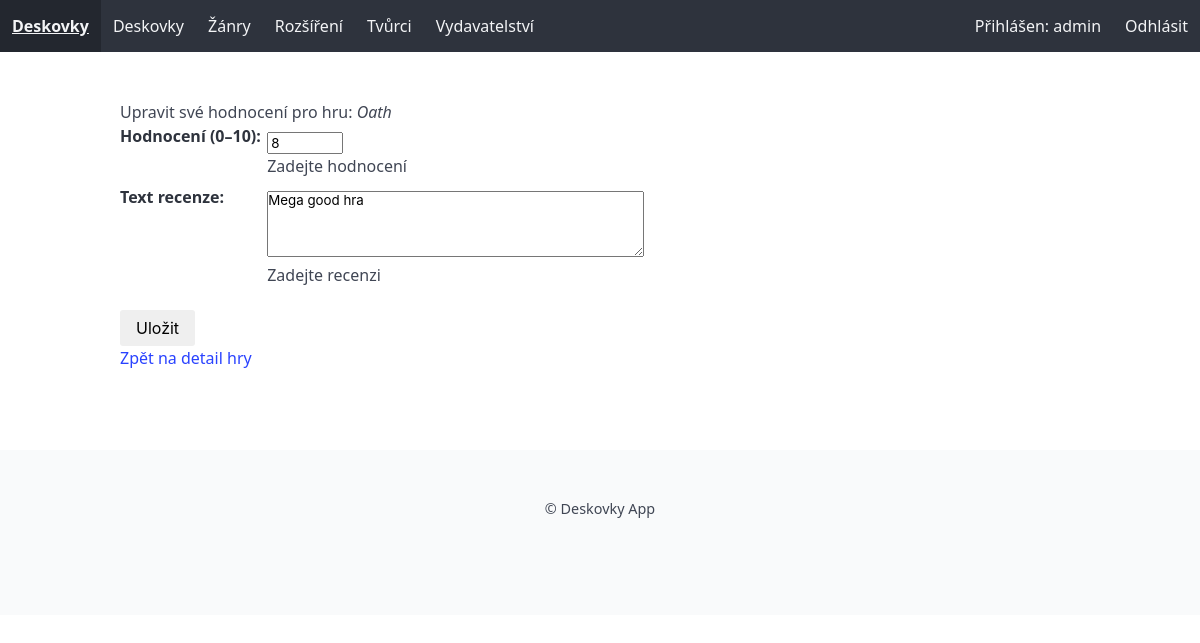
Page /deskovka/3/hodnoceni/ (signed in) on the committed database.
### library/models.py (models this page shows, shortened)
class Deskovka(models.Model):
    nazev = models.CharField(max_length=80, verbose_name="Jméno deskové hry", help_text="Zadejte jméno deskové hry", default='',
            error_messages={'blank':'Jméno deskové hry musí být vyplněno'})
    alt = models.CharField(max_length=80, verbose_name="Alternativní jméno deskové hry", help_text="Zadejte alternativní jméno deskové hry",default='',blank=True, null=True,)
    zanry = models.ManyToManyField('Zanr',related_name='deskovky',verbose_name='Žánry deskové hry',help_text='Vyberte jeden nebo více žánrů',blank=True)
    designer = models.ManyToManyField('Tvurci', related_name='deskovky', verbose_name='Tvůrci deskové hry', help_text='Vyberte jednoho nebo více tvůrců', blank=True)
    vydavatelstvi = models.ManyToManyField('Vydavatelstvi', related_name='deskovky',verbose_name='Vydavatelství', help_text='Vyberte jméno vydavatelství deskové hry', blank=True)
    vydani = models.IntegerField(blank=True,null=True, verbose_name='Datum vydání')
    minvek = models.IntegerField(verbose_name='Minimální věk', help_text='Zadejte minimální věk', validators=[MinValueValidator(0), MaxValueValidator(99)],default=0)
    cas = models.IntegerField(verbose_name='Délka hry', help_text='Zadejte délku hry v minutách', validators=[MinValueValidator(0), MaxValueValidator(999)], default=0)
    min_hracu = models.IntegerField(verbose_name='Minimální počet hráčů', help_text='Zadejte minimální počet hráčů', validators=[MinValueValidator(1), MaxValueValidator(99)],default=1)
    max_hracu = models.IntegerField(verbose_name='Maximální počet hráčů', help_text='Zadejte maximální počet hráčů', validators=[MinValueValidator(1), MaxValueValidator(99)],default=1)
    KOMPLEXITA = [(0, ''), (1, '*'), (2, '**'), (3, '***'), (4, '****'), (5, '*****'), ]
    komplexita = models.PositiveIntegerField(choices=KOMPLEXITA, verbose_name="Komplexita hry", default=3)
    fotografie = models.ImageField(upload_to='deskovky',verbose_name='Fotografie',blank=True,null=True)
    popis = models.TextField(verbose_name='Popis', help_text='Zadejte popis deskové hry',blank=True, null=True)
    class Meta:
        verbose_name = 'Deskovka'
        verbose_name_plural = 'Deskovky'

class Hodnoceni(models.Model):
    Hra = models.ForeignKey('Deskovka', on_delete=models.CASCADE, related_name='hodnoceni_set')
    uzivatel = models.ForeignKey(User, on_delete=models.CASCADE, related_name='hodnoceni')
    hodnoceni = models.IntegerField(verbose_name='Hodnocení', help_text='Zadejte hodnocení', validators=[MinValueValidator(0), MaxValueValidator(10)])
    datum = models.DateField(auto_now_add=True, verbose_name='Datum hodnocení')
    recenze = models.TextField(verbose_name='Recenze', help_text='Zadejte recenzi')
    class Meta:
        verbose_name = 'Hodnocení'
        verbose_name_plural = 'Hodnocení'

### library/views.py (the view)
# urls.py: path('deskovka/<int:hra_id>/hodnoceni/', views.add_change_review, name='hodnoceni_add'),
@login_required
def add_change_review(request, hra_id):
    hra = get_object_or_404(Deskovka, pk=hra_id)
    hodnoceni, created = Hodnoceni.objects.get_or_create(
        Hra=hra,
        uzivatel=request.user,
        defaults={'hodnoceni': 0, 'recenze': ''}
    )
    if request.method == 'POST':
        form = HodnoceniForm(request.POST, instance=hodnoceni)
        if form.is_valid():
            form.save()
            return redirect('deskovka_detail', pk=hra.pk)
    else:
        form = HodnoceniForm(instance=hodnoceni)
    return render(request, 'review/add_review.html', {
        'form': form,
        'hra': hra,
        'is_update': not created  # použiješ v šabloně
    })

### library/forms.py (shortened to what this page needs)
class HodnoceniForm(forms.ModelForm):
    class Meta:
        model = Hodnoceni
        fields = ['hodnoceni', 'recenze']
        labels = {
            'hodnoceni': 'Hodnocení (0–10)',
            'recenze': 'Text recenze',
        }
        widgets = {
            'hodnoceni': forms.NumberInput(attrs={'min': 0, 'max': 10, 'class': 'form-control'}),
            'recenze': forms.Textarea(attrs={'rows': 4, 'class': 'form-control'}),
        }

### library/templates/review/add_review.html (shortened to what this page needs)
{% extends 'base.html' %}
{% block content %}
  <h2>{{ is_update|yesno:"Upravit své hodnocení,Přidat nové hodnocení" }} pro hru: <em>{{ hra.nazev }}</em></h2>
  <form method="post">
    <table>
      {{ form.as_table }}
    </table>
    <input type="submit" value="Uložit">
  </form>
  <p><a href="{% url 'deskovka_detail' hra.pk %}">Zpět na detail hry</a></p>
{% endblock %}

### library/templates/base.html (shortened to what this page needs)
{% load static %}
<!DOCTYPE html>
<html lang="cs">
<head>
    <link rel="stylesheet" href="https://cdn.jsdelivr.net/npm/bulma@1.0.0/css/bulma.min.css">
    <link rel="stylesheet" href="{% static 'css/style.css' %}">
</head>
<body>
<nav class="navbar is-dark" role="navigation" aria-label="main navigation">
  <div class="navbar-brand">
    <a class="navbar-item" href="{% url 'index' %}">
      <strong>Deskovky</strong>
    </a>
  </div>
  <div class="navbar-menu">
    <div class="navbar-start">
      <a class="navbar-item" href="{% url 'deskovka_list' %}">Deskovky</a>
      <a class="navbar-item" href="{% url 'zanr_list' %}">Žánry</a>
      <a class="navbar-item" href="{% url 'rozsireni_list' %}">Rozšíření</a>
      <a class="navbar-item" href="{% url 'tvurci_list' %}">Tvůrci</a>
      <a class="navbar-item" href="{% url 'vydavatelstvi_list' %}">Vydavatelství</a>
    </div>
    <div class="navbar-end">
      {% if user.is_authenticated %}
        <div class="navbar-item">
          Přihlášen: {{ user.username }}
        </div>
        <a class="navbar-item" href="{% url 'logout' %}">Odhlásit</a>
      {% else %}
        <a class="navbar-item" href="{% url 'login' %}">Přihlásit</a>
        <a class="navbar-item" href="{% url 'register' %}">Registrovat</a>
      {% endif %}
    </div>
  </div>
</nav>
<section class="section">
  <div class="container">
    {% block content %}
    {% endblock %}
  </div>
</section>
<footer class="footer">
  <div class="content has-text-centered">
    <p>&copy; {{ year }} Deskovky App</p>
  </div>
</footer>
</body>
</html>

### library/static/css/style.css (style rules this page uses)
body { font-family: 'Segoe UI', 'Roboto', sans-serif;; margin: 0; padding: 0; }
footer { text-align: center; padding: 1rem; font-size: 0.9rem; margin-top: 2rem; }
button, input[type="submit"] { border: none; padding: 0.5rem 1rem; font-size: 1rem; border-radius: 3px; cursor: pointer; }
table { margin-bottom: 1rem; }
table td { padding: 0.4rem; }

### rows in the picture
Deskovka: nazev "Oath"
Hodnoceni: hodnoceni "8", recenze "Mega good hra"

### other values in the picture
{{ user.username }} "admin"
{{ is_update|yesno:"Upravit své hodnocení,Přidat nové hodnocení" }} "Upravit své hodnocení"
